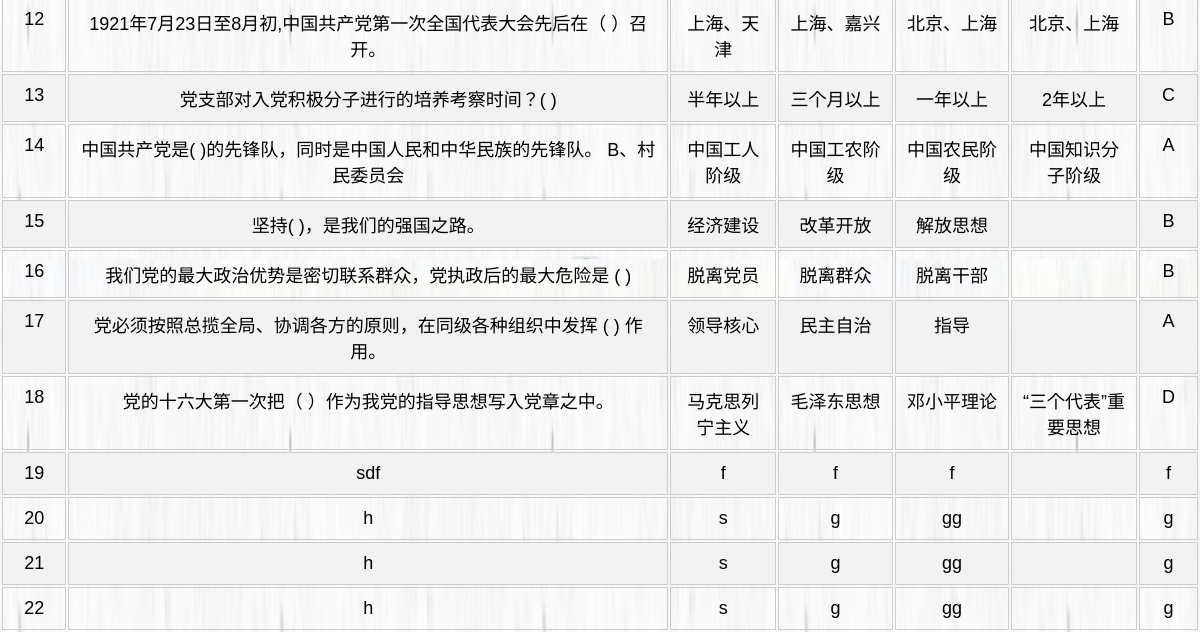
The page /PhpProject1/question/question.php (lower part) on the database as committed earlier.
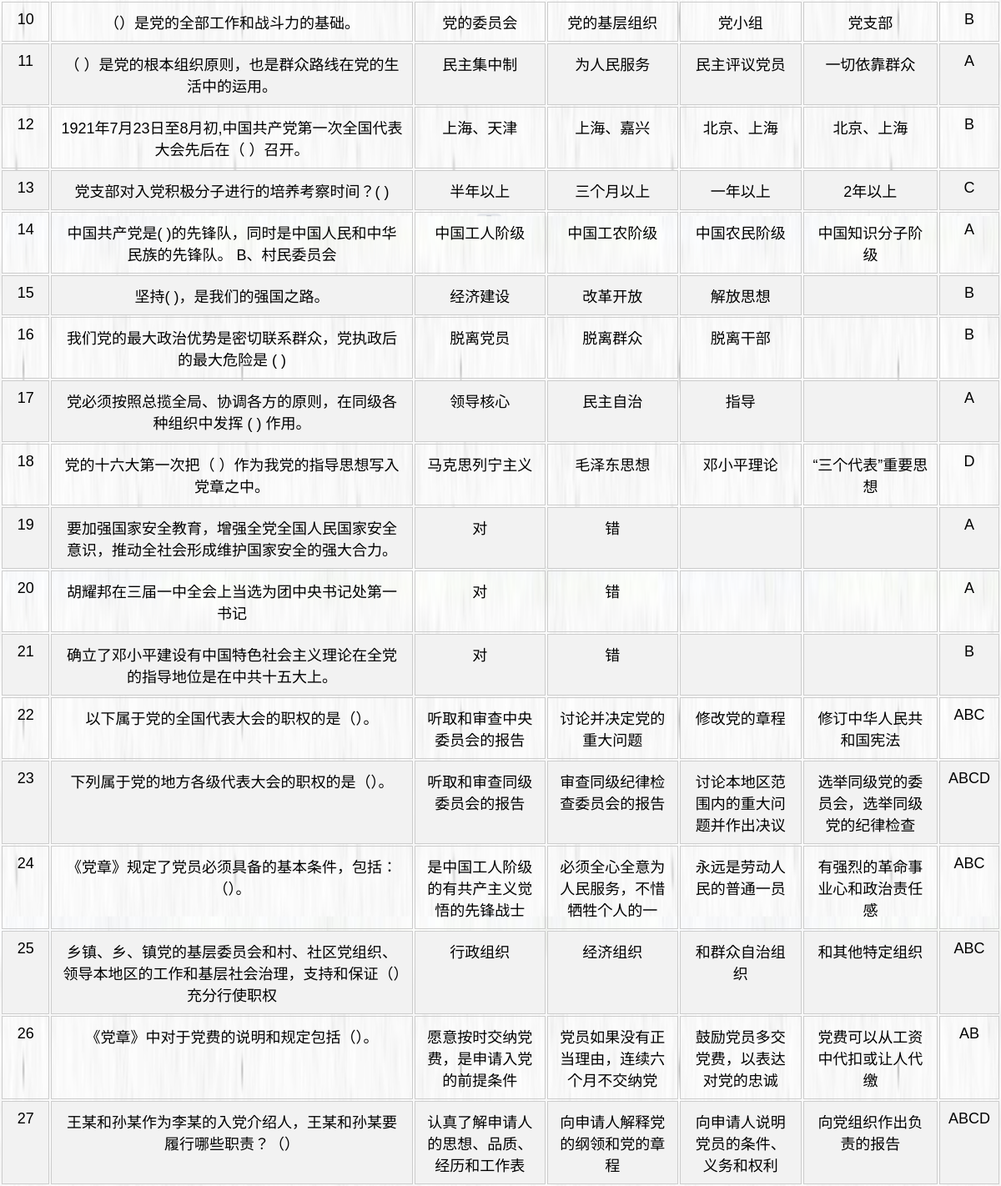
The same page on the database as committed later.
### tables this page shows
CREATE TABLE `question_bank` (
  `no` int(11) NOT NULL,
  `content` varchar(200) NOT NULL,
  `option1` varchar(20) NOT NULL,
  `option2` varchar(20) NOT NULL,
  `option3` varchar(20) NOT NULL,
  `option4` varchar(20) NOT NULL,
  `answer` varchar(20) NOT NULL
);

### PhpProject1/question/question.php (the view, shortened to what this page needs)
<?php
$servername = "localhost";
$username = "root";
$password = "";
$dbname = "sgm";
$conn = new mysqli($servername, $username, $password, $dbname);
$sql = "SELECT  * FROM question_bank order by no";
$result = $conn->query($sql);
?>
<!DOCTYPE html>
<html>
<head>
    <link rel="stylesheet" href="https://cdnjs.cloudflare.com/ajax/libs/sweetalert/1.1.3/sweetalert.min.css">
    <link rel="stylesheet" type="text/css" href="../style.css">
</head>
<body>
    <div style="text-align: center">
    <table  style="text-align: center">
        <tbody >
            <?php while ($row = $result->fetch_assoc()): ?>
                <tr>
                    <td><?php echo $row["no"]; ?></td>
                    <td><?php echo $row["content"]; ?></td>
                    <td><?php echo $row["option1"]; ?></td>
                    <td><?php echo $row["option2"]; ?></td>
                    <td><?php echo $row["option3"]; ?></td>
                    <td><?php echo $row["option4"]; ?></td>
                    <td><?php echo $row["answer"]; ?></td>
                </tr>
            <?php endwhile; ?>
        </tbody>
    </table>
        </div>
</body>
</html>

Rows that differ between the two databases and show on the page:
now on this page (row unchanged): question_bank: no "10", content "（）是党的全部工作和战斗力的基础。", option1 "党的委员会", option2 "党的基层组织", option3 "党小组", option4 "党支部", answer "B"
now on this page (row unchanged): question_bank: no "11", content "（ ）是党的根本组织原则，也是群众路线在党的生活中的运用。", option1 "民主集中制", option2 "为人民服务", option3 "民主评议党员", option4 "一切依靠群众", answer "A"
changed question_bank id 19: content "sdf" → "要加强国家安全教育，增强全党全国人民国家安全意识，推动全社会形成维护国家安全的强大合力。"; option1 "f" → "对"; option2 "f" → "错"; answer "f" → "A"; option3 "f" → (not shown)
changed question_bank id 20: content "h" → "胡耀邦在三届一中全会上当选为团中央书记处第一书记"; option1 "s" → "对"; option2 "g" → "错"; answer "g" → "A"; option3 "gg" → (not shown)
changed question_bank id 21: content "h" → "确立了邓小平建设有中国特色社会主义理论在全党的指导地位是在中共十五大上。"; option1 "s" → "对"; option2 "g" → "错"; answer "g" → "B"; option3 "gg" → (not shown)
changed question_bank id 22: content "h" → "以下属于党的全国代表大会的职权的是（）。"; option1 "s" → "听取和审查中央委员会的报告"; option2 "g" → "讨论并决定党的重大问题"; option3 "gg" → "修改党的章程"; option4 (not shown) → "修订中华人民共和国宪法"; answer "g" → "ABC"
added question_bank: no "23", content "下列属于党的地方各级代表大会的职权的是（）。", option1 "听取和审查同级委员会的报告", option2 "审查同级纪律检查委员会的报告", option3 "讨论本地区范围内的重大问题并作出决议", option4 "选举同级党的委员会，选举同级党的纪律检查", answer "ABCD"
added question_bank: no "24", content "《党章》规定了党员必须具备的基本条件，包括：（）。", option1 "是中国工人阶级的有共产主义觉悟的先锋战士", option2 "必须全心全意为人民服务，不惜牺牲个人的一", option3 "永远是劳动人民的普通一员", option4 "有强烈的革命事业心和政治责任感", answer "ABC"
added question_bank: no "25", content "乡镇、乡、镇党的基层委员会和村、社区党组织、领导本地区的工作和基层社会治理，支持和保证（）充分行使职权", option1 "行政组织", option2 "经济组织", option3 "和群众自治组织", option4 "和其他特定组织", answer "ABC"
added question_bank: no "26", content "《党章》中对于党费的说明和规定包括（）。", option1 "愿意按时交纳党费，是申请入党的前提条件", option2 "党员如果没有正当理由，连续六个月不交纳党", option3 "鼓励党员多交党费，以表达对党的忠诚", option4 "党费可以从工资中代扣或让人代缴", answer "AB"
added question_bank: no "27", content "王某和孙某作为李某的入党介绍人，王某和孙某要履行哪些职责？（）", option1 "认真了解申请人的思想、品质、经历和工作表", option2 "向申请人解释党的纲领和党的章程", option3 "向申请人说明党员的条件、义务和权利", option4 "向党组织作出负责的报告", answer "ABCD"
